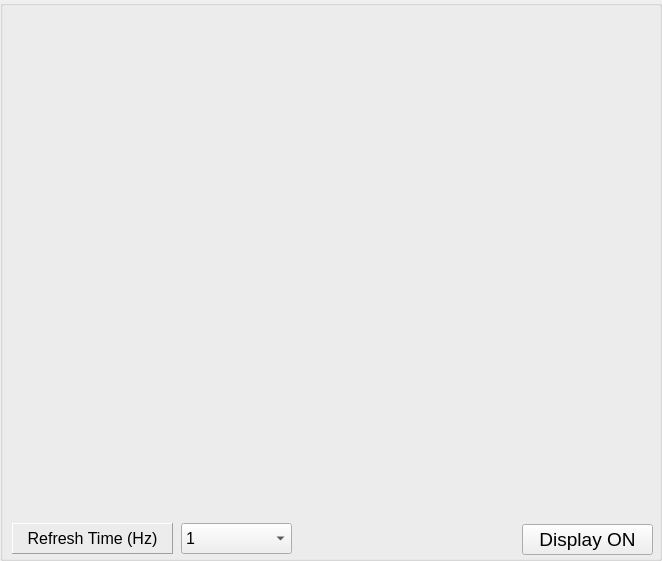
     <widget class="QGroupBox" name="groupBox_19">
      <property name="geometry">
       <rect>
        <x>30</x>
        <y>10</y>
        <width>662</width>
        <height>561</height>
       </rect>
      </property>
      <property name="title">
       <string/>
      </property>
      <widget class="QLabel" name="label_LiveView">
       <property name="geometry">
        <rect>
         <x>10</x>
         <y>5</y>
         <width>640</width>
         <height>513</height>
        </rect>
       </property>
       <property name="minimumSize">
        <size>
         <width>640</width>
         <height>512</height>
        </size>
       </property>
       <property name="text">
        <string/>
       </property>
       <property name="pixmap">
        <pixmap/>
       </property>
      </widget>
      <widget class="CAComboBox" name="btn_RefreshTime">
       <property name="enabled">
        <bool>true</bool>
       </property>
       <property name="geometry">
        <rect>
         <x>181</x>
         <y>523</y>
         <width>111</width>
         <height>31</height>
        </rect>
       </property>
       <property name="font">
        <font>
         <pointsize>12</pointsize>
        </font>
       </property>
       <property name="statusTip">
        <string>PVname : IRTV_S1_REFRESH_TIME_TYPE</string>
       </property>
       <property name="editable">
        <bool>false</bool>
       </property>
       <property name="pvname">
        <string>IRTV_S1_REFRESH_TIME_TYPE</string>
       </property>
       <item>
        <property name="text">
         <string>1</string>
        </property>
       </item>
       <item>
        <property name="text">
         <string>2</string>
        </property>
       </item>
       <item>
        <property name="text">
         <string>5</string>
        </property>
       </item>
       <item>
        <property name="text">
         <string>10</string>
        </property>
       </item>
       <item>
        <property name="text">
         <string>30</string>
        </property>
       </item>
      </widget>
      <widget class="QLabel" name="label_73">
       <property name="geometry">
        <rect>
         <x>12</x>
         <y>523</y>
         <width>161</width>
         <height>31</height>
        </rect>
       </property>
       <property name="minimumSize">
        <size>
         <width>90</width>
         <height>0</height>
        </size>
       </property>
       <property name="maximumSize">
        <size>
         <width>300</width>
         <height>100</height>
        </size>
       </property>
       <property name="palette">
        <palette>
         <active>
          <colorrole role="Base">
           <brush brushstyle="SolidPattern">
            <color alpha="255">
             <red>255</red>
             <green>255</green>
             <blue>127</blue>
            </color>
           </brush>
          </colorrole>
          <colorrole role="Window">
           <brush brushstyle="SolidPattern">
            <color alpha="255">
             <red>229</red>
             <green>226</green>
             <blue>206</blue>
            </color>
           </brush>
          </colorrole>
         </active>
         <inactive>
          <colorrole role="Base">
           <brush brushstyle="SolidPattern">
            <color alpha="255">
             <red>255</red>
             <green>255</green>
             <blue>255</blue>
            </color>
           </brush>
          </colorrole>
          <colorrole role="Window">
           <brush brushstyle="SolidPattern">
            <color alpha="255">
             <red>229</red>
             <green>226</green>
             <blue>206</blue>
            </color>
           </brush>
          </colorrole>
         </inactive>
         <disabled>
          <colorrole role="Base">
           <brush brushstyle="SolidPattern">
            <color alpha="255">
             <red>229</red>
             <green>226</green>
             <blue>206</blue>
            </color>
           </brush>
          </colorrole>
          <colorrole role="Window">
           <brush brushstyle="SolidPattern">
            <color alpha="255">
             <red>229</red>
             <green>226</green>
             <blue>206</blue>
            </color>
           </brush>
          </colorrole>
         </disabled>
        </palette>
       </property>
       <property name="font">
        <font>
         <pointsize>12</pointsize>
         <weight>50</weight>
         <bold>false</bold>
        </font>
       </property>
       <property name="autoFillBackground">
        <bool>false</bool>
       </property>
       <property name="frameShape">
        <enum>QFrame::Panel</enum>
       </property>
       <property name="frameShadow">
        <enum>QFrame::Raised</enum>
       </property>
       <property name="text">
        <string>Refresh Time (Hz)</string>
       </property>
       <property name="alignment">
        <set>Qt::AlignCenter</set>
       </property>
      </widget>
      <widget class="QPushButton" name="btn_DisplayOnOff">
       <property name="geometry">
        <rect>
         <x>522</x>
         <y>524</y>
         <width>131</width>
         <height>31</height>
        </rect>
       </property>
       <property name="font">
        <font>
         <pointsize>14</pointsize>
         <weight>50</weight>
         <bold>false</bold>
        </font>
       </property>
       <property name="text">
        <string>Display ON</string>
       </property>
       <property name="checkable">
        <bool>true</bool>
       </property>
      </widget>
     </widget>
